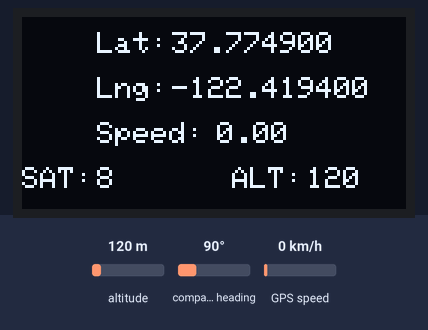
Simulated run of this sketch. Board: ESP32. Parts: 128×64 one-colour display. The test bench sets the inputs (shaded band); at power-on: altitude 120 m, GPS speed 0 km/h, compass heading 90°. WiFi joins after 1.5 s; servers stay silent unless stated; uploads are accepted with an empty reply; the GPS gets a fix after 3 s at 37.7749, -122.4194 with 8 satellites; what the sketch prints to the serial monitor is not drawn.

Above: at 5.7 s.
5.8 s: altitude set to 20 m
At 7.1 s:
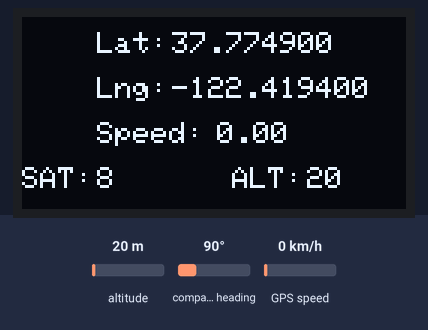
8.2 s: GPS speed set to 2 km/h
10.2 s: altitude set to 250 m
At 11.4 s:
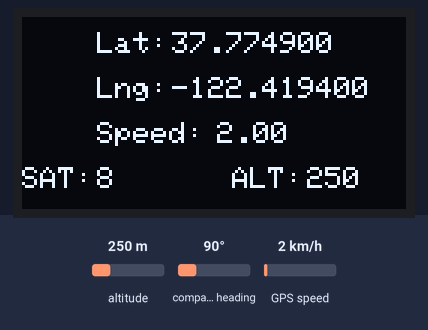
12.3 s: GPS speed set to 30 km/h
At 14.2 s:
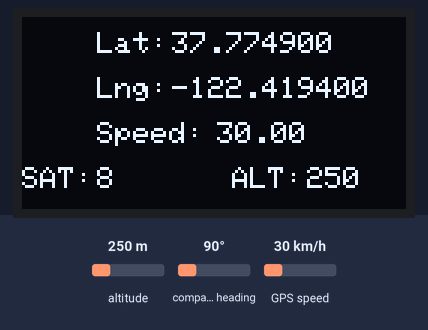
Timing chart, 0 to 15.3 s (numbered marks = the images above; inputs shaded):
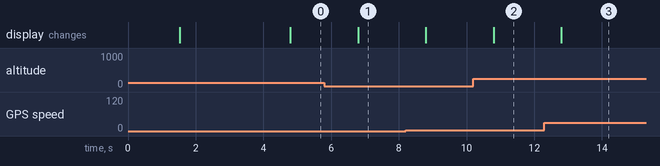

The sketch:

ESP32_GPS_OLED.ino
```cpp
#include <TinyGPSPlus.h>
#include <Wire.h>
#include <Adafruit_GFX.h>
#include <Adafruit_SSD1306.h>

// #include <WiFi.h> j
#include <WiFiClientSecure.h>
#include <HTTPSRedirect.h>
#include <HTTPClient.h>

const char* ssid = "Huawei-Huawei";
const char* password = "255512hg";

const char* serverName = "https://location-live-tracking-muf7kziviq-as.a.run.app/receive_data";

#define SCREEN_WIDTH 128 // OLED display width, in pixels
#define SCREEN_HEIGHT 64 // OLED display height, in pixels

// const char* test_root_ca = \"-----BEGIN CERTIFICATE-----\n"
//                       "MIIFVzCCAz+gAwIBAgINAgPlk28xsBNJiGuiFzANBgkqhkiG9w0BAQwFADBHMQsw\n" \
//                       "CQYDVQQGEwJVUzEiMCAGA1UEChMZR29vZ2xlIFRydXN0IFNlcnZpY2VzIExMQzEU\n" \
//                       "MBIGA1UEAxMLR1RTIFJvb3QgUjEwHhcNMTYwNjIyMDAwMDAwWhcNMzYwNjIyMDAw\n" \
//                       "MDAwWjBHMQswCQYDVQQGEwJVUzEiMCAGA1UEChMZR29vZ2xlIFRydXN0IFNlcnZp\n" \
//                       "Y2VzIExMQzEUMBIGA1UEAxMLR1RTIFJvb3QgUjEwggIiMA0GCSqGSIb3DQEBAQUA\n" \
//                       "A4ICDwAwggIKAoICAQC2EQKLHuOhd5s73L+UPreVp0A8of2C+X0yBoJx9vaMf/vo\n" \
//                       "27xqLpeXo4xL+Sv2sfnOhB2x+cWX3u+58qPpvBKJXqeqUqv4IyfLpLGcY9vXmX7w\n" \
//                       "Cl7raKb0xlpHDU0QM+NOsROjyBhsS+z8CZDfnWQpJSMHobTSPS5g4M/SCYe7zUjw\n" \
//                       "TcLCeoiKu7rPWRnWr4+wB7CeMfGCwcDfLqZtbBkOtdh+JhpFAz2weaSUKK0Pfybl\n" \
//                       "qAj+lug8aJRT7oM6iCsVlgmy4HqMLnXWnOunVmSPlk9orj2XwoSPwLxAwAtcvfaH\n" \
//                       "szVsrBhQf4TgTM2S0yDpM7xSma8ytSmzJSq0SPly4cpk9+aCEI3oncKKiPo4Zor8\n" \
//                       "Y/kB+Xj9e1x3+naH+uzfsQ55lVe0vSbv1gHR6xYKu44LtcXFilWr06zqkUspzBmk\n" \
//                       "MiVOKvFlRNACzqrOSbTqn3yDsEB750Orp2yjj32JgfpMpf/VjsPOS+C12LOORc92\n" \
//                       "wO1AK/1TD7Cn1TsNsYqiA94xrcx36m97PtbfkSIS5r762DL8EGMUUXLeXdYWk70p\n" \
//                       "aDPvOmbsB4om3xPXV2V4J95eSRQAogB/mqghtqmxlbCluQ0WEdrHbEg8QOB+DVrN\n" \
//                       "VjzRlwW5y0vtOUucxD/SVRNuJLDWcfr0wbrM7Rv1/oFB2ACYPTrIrnqYNxgFlQID\n" \
//                       "AQABo0IwQDAOBgNVHQ8BAf8EBAMCAYYwDwYDVR0TAQH/BAUwAwEB/zAdBgNVHQ4E\n" \
//                       "FgQU5K8rJnEaK0gnhS9SZizv8IkTcT4wDQYJKoZIhvcNAQEMBQADggIBAJ+qQibb\n" \
//                       "C5u+/x6Wki4+omVKapi6Ist9wTrYggoGxval3sBOh2Z5ofmmWJyq+bXmYOfg6LEe\n" \
//                       "QkEzCzc9zolwFcq1JKjPa7XSQCGYzyI0zzvFIoTgxQ6KfF2I5DUkzps+GlQebtuy\n" \
//                       "h6f88/qBVRRiClmpIgUxPoLW7ttXNLwzldMXG+gnoot7TiYaelpkttGsN/H9oPM4\n" \
//                       "7HLwEXWdyzRSjeZ2axfG34arJ45JK3VmgRAhpuo+9K4l/3wV3s6MJT/KYnAK9y8J\n" \
//                       "ZgfIPxz88NtFMN9iiMG1D53Dn0reWVlHxYciNuaCp+0KueIHoI17eko8cdLiA6Ef\n" \
//                       "MgfdG+RCzgwARWGAtQsgWSl4vflVy2PFPEz0tv/bal8xa5meLMFrUKTX5hgUvYU/\n" \
//                       "Z6tGn6D/Qqc6f1zLXbBwHSs09dR2CQzreExZBfMzQsNhFRAbd03OIozUhfJFfbdT\n" \
//                       "6u9AWpQKXCBfTkBdYiJ23//OYb2MI3jSNwLgjt7RETeJ9r/tSQdirpLsQBqvFAnZ\n" \
//                       "0E6yove+7u7Y/9waLd64NnHi/Hm3lCXRSHNboTXns5lndcEZOitHTtNCjv0xyBZm\n" \
//                       "2tIMPNuzjsmhDYAPexZ3FL//2wmUspO8IFgV6dtxQ/PeEMMA3KgqlbbC1j+Qa3bb\n" \
//                       "bP6MvPJwNQzcmRk13NfIRmPVNnGuV/u3gm3c\n" \
//                       "-----END CERTIFICATE-----\n";

// Declaration for an SSD1306 display connected to I2C (SDA, SCL pins)
Adafruit_SSD1306 display(SCREEN_WIDTH, SCREEN_HEIGHT, &Wire, -1);
// The TinyGPSPlus object
TinyGPSPlus gps;

WiFiClientSecure client;
// client.setInsecure();

void setup() {
  Serial.begin(9600);
  Serial2.begin(9600);

  WiFi.begin(ssid, password);
  Serial.println("Connecting");
  while(WiFi.status() != WL_CONNECTED) {
    delay(500);
    Serial.print(".");
  }
  Serial.println("");
  Serial.print("Connected to WiFi network with IP Address: ");
  Serial.println(WiFi.localIP());

  if(!display.begin(SSD1306_SWITCHCAPVCC, 0x3C)) { // Address 0x3D for 128x64
    Serial.println(F("SSD1306 allocation failed"));
    for(;;);
  }

  delay(3000);
  display.clearDisplay();

  display.setTextSize(1);
  display.setTextColor(WHITE);
  display.setCursor(0, 10);

  client.setInsecure();

}


void loop() {
  // updateSerial();

  static unsigned long lastUpdate = 0;
  unsigned long currentMillis = millis();
  while (Serial2.available() > 0)
    if (gps.encode(Serial2.read()))
      // displayInfo();
      // print_speed();

      if (currentMillis - lastUpdate >= 1000) { // Update every 1000 milliseconds (1 second)
      lastUpdate = currentMillis;

      // Call your functions that need to be updated at 1Hz here
      displayInfo();
      print_speed();

      }

  if (millis() > 5000 && gps.charsProcessed() < 10)
  {
    Serial.println(F("No GPS detected: check wiring."));
    while (true);
  }
}

void displayInfo() {


  Serial.print(F("Location: "));
  // String text = "Location: ";
  if (gps.location.isValid())
  {
    send_data();
    Serial.print(gps.location.lat(), 6);
    // text += gps.location.lat();
    Serial.print(F(","));
    // text += ",";
    Serial.print(gps.location.lng(), 6);
    // text += gps.location.lng();
  }
  else
  {
    Serial.print(F("INVALID"));
    // text += "INVALID";
  }
  Serial.print(F("  Date/Time: "));
  if (gps.date.isValid())
  {
    Serial.print(gps.date.month());
    Serial.print(F("/"));
    Serial.print(gps.date.day());
    Serial.print(F("/"));
    Serial.print(gps.date.year());
  }
  else
  {
    Serial.print(F("INVALID"));
    // text += "INVALID";
  }
  Serial.print(F(" "));
  // text += " ";
  if (gps.time.isValid())
  {
    if (gps.time.hour() < 10) Serial.print(F("0"));
    Serial.print(gps.time.hour());
    // text+= gps.time.hour();
    Serial.print(F(":"));
    if (gps.time.minute() < 10) Serial.print(F("0"));
    Serial.print(gps.time.minute());
    // text+= gps.time.minute();
    Serial.print(F(":"));
    if (gps.time.second() < 10) Serial.print(F("0"));
    Serial.print(gps.time.second());
    // Serial.println(gps.time.)
    // text+= gps.time.second();
    Serial.print(F("."));
    if (gps.time.centisecond() < 10) Serial.print(F("0"));
    Serial.print(gps.time.centisecond());
  }
  else
  {
    Serial.print(F("INVALID"));
    // text+= "INVALID";
  }
  // display.clearDisplay();
  Serial.println();
  // display.println(text);
  // display.display();
}

void print_speed()
{
  display.clearDisplay();
  display.setTextColor(SSD1306_WHITE);

  if (gps.location.isValid() == 1)
  {
   //String gps_speed = String(gps.speed.kmph());
    display.setTextSize(1);

    display.setCursor(25, 5);
    display.print("Lat: ");
    display.setCursor(50, 5);
    display.print(gps.location.lat(),6);

    display.setCursor(25, 20);
    display.print("Lng: ");
    display.setCursor(50, 20);
    display.print(gps.location.lng(),6);

    display.setCursor(25, 35);
    display.print("Speed: ");
    display.setCursor(65, 35);
    display.print(gps.speed.kmph());

    display.setTextSize(1);
    display.setCursor(0, 50);
    display.print("SAT:");
    display.setCursor(25, 50);
    display.print(gps.satellites.value());

    display.setTextSize(1);
    display.setCursor(70, 50);
    display.print("ALT:");
    display.setCursor(95, 50);
    display.print(gps.altitude.meters(), 0);

    display.display();

  }
  else
  {
    display.clearDisplay();
    display.setTextColor(SSD1306_WHITE);
    display.setCursor(0, 0);
    display.setTextSize(3);
    display.print("No Data");
    display.display();
  }

}

void send_data() {
  if (WiFi.status() == WL_CONNECTED) { // Check if connected to Wi-Fi
    HTTPClient http; // Create an HTTPClient object
    http.begin(client, serverName); // Initialize with the server URL and the secure client
    http.addHeader("Content-Type", "application/json"); // Set the content type to JSON
    http.addHeader("Authorization", "Bearer secret"); // Set the authorization header

    // Create the JSON object with the GPS data
    String postData = "{\"tracker_id\": 2, \"lat\": " + String(gps.location.lat(), 6) + ", \"lon\": " + String(gps.location.lng(), 6) + "}";


    int httpResponseCode = http.POST(postData); // Send the POST request and get the response code

    if (httpResponseCode > 0) { // Check if the request was successful
      String response = http.getString(); // Get the response payload
      Serial.println("HTTP Response code: " + String(httpResponseCode)); // Print the response code
      Serial.println("Response: " + response); // Print the response payload
    } else {
      Serial.println("Error in sending HTTP POST request: " + String(httpResponseCode)); // Print the error code
    }

    http.end(); // Close the connection
  } else {
    Serial.println("Wi-Fi is not connected");
  }
}


void updateSerial() {
  delay(500);
  // while (Serial.available()) {
  //   Serial2.write(Serial.read());//Forward what Serial received to Software Serial Port
  // }
  // while (Serial2.available())
  // {
  //   Serial.write(Serial2.read());//Forward what Software Serial received to Serial Port
  //   // Serial.print(char(Serial2.read()));
  // }

    while (Serial2.available()) {
      Serial.print(char(Serial2.read()));
    }


}
```

Measured:
- after the input at 5.8 s, the display: changes after 1.0 s (image 1)
- after the input at 10.2 s, the display: changes after 0.60 s (image 2)
- after the input at 12.3 s, the display: changes after 0.50 s (image 3)
